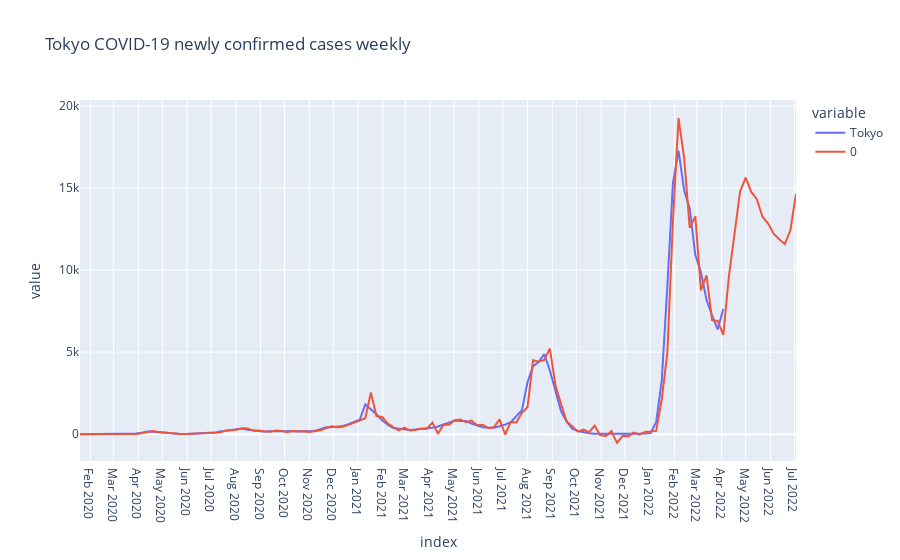

Notebook cell for this chart:
### Code cell
ts_forecast = result_tokyo.predict(start=df_gr.index[0], end=df_gr.index[-1]+relativedelta(months=3))
temp_df = df_gr.Tokyo.to_frame()
temp_df = pd.concat([temp_df, ts_forecast])

fig = px.line(temp_df, title='Tokyo COVID-19 newly confirmed cases weekly')
fig.update_layout({
    'xaxis': {
        'dtick': 'M1'
    }
})
fig.show()

### Figure 1 — Plotly figure (JSON) as saved in the notebook; plotly's stock layout.template omitted (floating-point values rounded to 4 significant figures; data arrays with more than 128 entries replaced by an {"elided": "..."} marker saying what was removed)
{"data": [{"hovertemplate": "variable=Tokyo<br>index=%{x}<br>value=%{y}<extra></extra>", "legendgroup": "Tokyo", "line": {"color": "#636efa", "dash": "solid"}, "marker": {"symbol": "circle"}, "mode": "lines", "name": "Tokyo", "orientation": "v", "showlegend": true, "type": "scatter", "x": {"elided": "245 str values"}, "xaxis": "x", "y": {"elided": "245 float values"}, "yaxis": "y"}, {"hovertemplate": "variable=0<br>index=%{x}<br>value=%{y}<extra></extra>", "legendgroup": "0", "line": {"color": "#EF553B", "dash": "solid"}, "marker": {"symbol": "circle"}, "mode": "lines", "name": "0", "orientation": "v", "showlegend": true, "type": "scatter", "x": {"elided": "245 str values"}, "xaxis": "x", "y": {"elided": "245 float values"}, "yaxis": "y"}], "layout": {"autosize": true, "legend": {"title": {"text": "variable"}, "tracegroupgap": 0}, "title": {"text": "Tokyo COVID-19 newly confirmed cases weekly"}, "xaxis": {"anchor": "y", "autorange": true, "domain": [0, 1], "dtick": "M1", "range": ["2020-01-19", "2022-07-03"], "title": {"text": "index"}, "type": "date"}, "yaxis": {"anchor": "x", "autorange": true, "domain": [0, 1], "range": [-1638.0, 20370.0], "title": {"text": "value"}, "type": "linear"}}}
